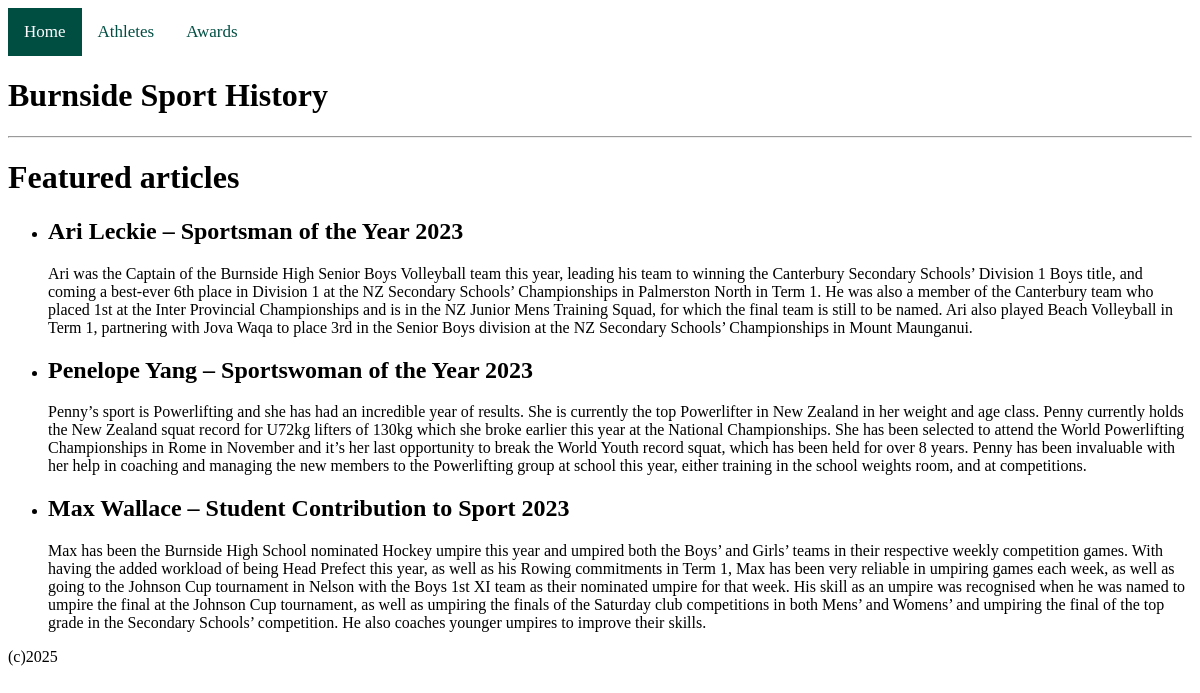
The page / on the database its author committed.
### tables this page shows
CREATE TABLE article (article_id INTEGER PRIMARY KEY, athlete_id NUMERIC REFERENCES athlete (athlete_id), title TEXT, content TEXT, image TEXT, alt_text TEXT);

### flaskimport.py (the view)
@app.route('/')
def show_articles():
    articles = get_all_articles()
    return render_template("home.html", articles=articles, title="Home")

### flaskimport.py (called while the page is built)
def get_db():
    db = getattr(g, '_database', None)
    if db is None:
        db = g._database = sqlite3.connect('BHS_sport_history_database.db')
        db.row_factory = sqlite3.Row
    return db

def get_all_articles():
    db = get_db()
    cursor = db.execute("""
        SELECT article_id, title, content
        FROM article
        ORDER BY article_id ASC
    """)
    articles = cursor.fetchall()
    db.close()
    return articles

### templates/home.html
{% extends "layout.html" %}
{% block content %}
<div class="topnav">
  <a class="active" href="/">Home</a>
  <a href="/athletes">Athletes</a>
  <a href="/award">Awards</a>
</div>
<h1>Burnside Sport History</h1>
<hr>
<h1>Featured articles</h1>
    {% if articles %}
        <ul>
        {% for article in articles %}
            <li>
                <h2>{{ article['title'] }}</h2>
<p>{{ article['content'] }}</p>
            </li>
        {% endfor %}
        </ul>
    {% else %}
        <p>No articles found.</p>
    {% endif %}
{% endblock %}

### static/style.css (style rules this page uses)
body { background-color: white; }
.topnav { background-color: rgb(255, 255, 255); overflow: hidden; }
.topnav a { font-family: "Public Sans"; float: left; color: rgb(0, 78, 66); text-align: center; padding: 14px 16px; text-decoration: none; font-size: 17px; transition: background-color .3s; }
.topnav a.active { background-color: rgb(0, 78, 66); color: white; }

### rows shown on the page
article: title "Ari Leckie – Sportsman of the Year 2023", content "Ari was the Captain of the Burnside High Senior Boys Volleyball team this year, leading his team to winning the Canterbury Secondary Schools’ Division 1 Boys title, and coming a best-ever 6th place in Division 1 at the NZ Secondary Schools’ Championships in Palmerston North in Term 1. He was also a member of the Canterbury team who placed 1st at the Inter Provincial Championships and is in the NZ Junior Mens Training Squad, for which the final team is still to be named. Ari also played Beach Volleyball in Term 1, partnering with Jova Waqa to place 3rd in the Senior Boys division at the NZ Secondary Schools’ Championships in Mount Maunganui."
article: title "Penelope Yang – Sportswoman of the Year 2023", content "Penny’s sport is Powerlifting and she has had an incredible year of results. She is currently the top Powerlifter in New Zealand in her weight and age class. Penny currently holds the New Zealand squat record for U72kg lifters of 130kg which she broke earlier this year at the National Championships. She has been selected to attend the World Powerlifting Championships in Rome in November and it’s her last opportunity to break the World Youth record squat, which has been held for over 8 years. Penny has been invaluable with her help in coaching and managing the new members to the Powerlifting group at school this year, either training in the school weights room, and at competitions."
article: title "Max Wallace – Student Contribution to Sport 2023", content "Max has been the Burnside High School nominated Hockey umpire this year and umpired both the Boys’ and Girls’ teams in their respective weekly competition games. With having the added workload of being Head Prefect this year, as well as his Rowing commitments in Term 1, Max has been very reliable in umpiring games each week, as well as going to the Johnson Cup tournament in Nelson with the Boys 1st XI team as their nominated umpire for that week. His skill as an umpire was recognised when he was named to umpire the final at the Johnson Cup tournament, as well as umpiring the finals of the Saturday club competitions in both Mens’ and Womens’ and umpiring the final of the top grade in the…"
